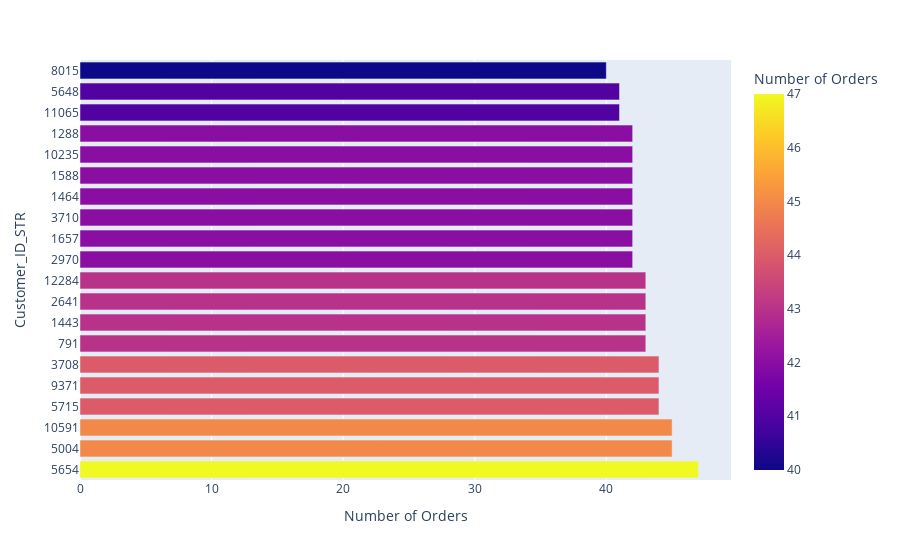

Notebook source saved alongside this figure:
### Markdown cell above
# Top 20 Customers regarding the quantity of orders

### Code cell
df1['Customer_ID_STR']=df1['Customer Id'].astype(str)

data_customers=df1.groupby(['Customer_ID_STR'])['Order Id'].count().reset_index(name='Number of Orders').sort_values(by= 'Number of Orders', ascending= False)
px.bar(data_customers.head(20),x='Number of Orders', y='Customer_ID_STR' , color='Number of Orders'      )

### Figure 1 — Plotly figure (JSON) as saved in the notebook; plotly's stock layout.template omitted (floating-point values rounded to 4 significant figures)
{"data": [{"alignmentgroup": "True", "hovertemplate": "Number of Orders=%{marker.color}<br>Customer_ID_STR=%{y}<extra></extra>", "legendgroup": "", "marker": {"color": [47, 45, 45, 44, 44, 44, 43, 43, 43, 43, 42, 42, 42, 42, 42, 42, 42, 41, 41, 40], "coloraxis": "coloraxis", "pattern": {"shape": ""}}, "name": "", "offsetgroup": "", "orientation": "h", "showlegend": false, "textposition": "auto", "type": "bar", "x": [47, 45, 45, 44, 44, 44, 43, 43, 43, 43, 42, 42, 42, 42, 42, 42, 42, 41, 41, 40], "xaxis": "x", "y": ["5654", "5004", "10591", "5715", "9371", "3708", "791", "1443", "2641", "12284", "2970", "1657", "3710", "1464", "1588", "10235", "1288", "11065", "5648", "8015"], "yaxis": "y"}], "layout": {"barmode": "relative", "coloraxis": {"colorbar": {"title": {"text": "Number of Orders"}}, "colorscale": [[0, "#0d0887"], [0.1111, "#46039f"], [0.2222, "#7201a8"], [0.3333, "#9c179e"], [0.4444, "#bd3786"], [0.5556, "#d8576b"], [0.6667, "#ed7953"], [0.7778, "#fb9f3a"], [0.8889, "#fdca26"], [1, "#f0f921"]]}, "legend": {"tracegroupgap": 0}, "margin": {"t": 60}, "xaxis": {"anchor": "y", "domain": [0, 1], "title": {"text": "Number of Orders"}}, "yaxis": {"anchor": "x", "domain": [0, 1], "title": {"text": "Customer_ID_STR"}}}}
